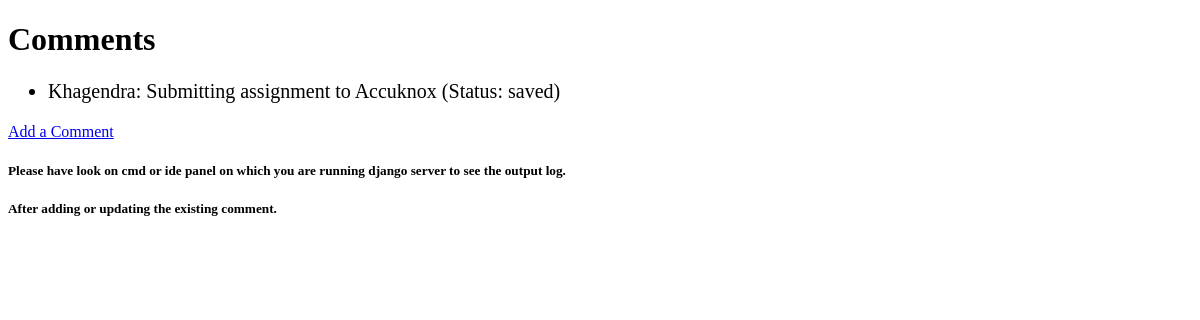
Before: / with the older database file.
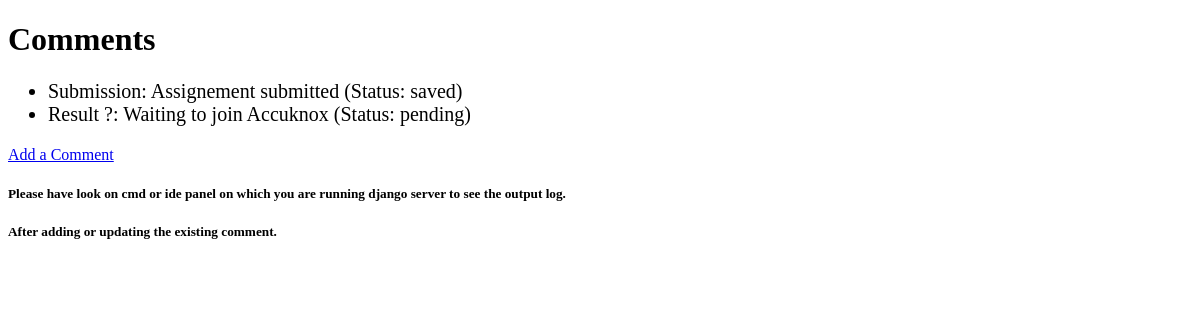
After: the same page with the newer database file.
### comments/models.py (models this page shows, shortened)
class Comment(models.Model):
    PENDING = 'pending'
    SAVED = 'saved'
    STATUS_CHOICES = [
        (PENDING, 'Pending'),
        (SAVED, 'Saved'),
    ]
    name = models.CharField(max_length=100)
    comment = models.CharField(max_length=100)
    status = models.CharField(
        max_length=250,
        choices=STATUS_CHOICES,
        default=PENDING,
    )

### comments/views.py (the view)
# urls.py: path('', views.comments_list, name='comments_list'),
def comments_list(request):
    comments = Comment.objects.all()
    threadId = threading.get_ident()
    return render(request, 'index.html', {'comments': comments, 'threadId': threadId})

### templates/index.html (shortened to what this page needs)
<!DOCTYPE html>
<html>
<head>
</head>
<body>
    <h1>Comments</h1>
    <ul style="font-size: 20px;">
        {% for comment in comments %}
            <li>{{ comment.name }}: {{ comment.comment }} (Status: {{ comment.status }})   </li>
        {% endfor %}
    </ul>
    <a href="{% url 'add_comment' %}">Add a Comment</a>
    <h5>Please have look on cmd or ide panel on which you are running django server to see the output log.</h5>
    <h5>After adding or updating the existing comment.</h5>
</body>
</html>

Changed rows visible on the page:
changed Comment "saved": name "Khagendra" → "Submission"; comment "Submitting assignment to Accuknox" → "Assignement submitted"
added Comment: name "Result ?", comment "Waiting to join Accuknox", status "pending"
